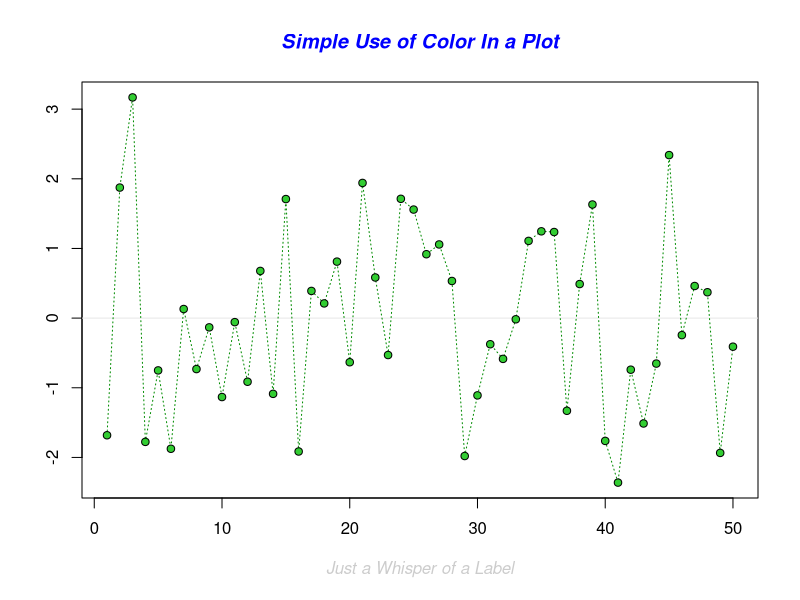
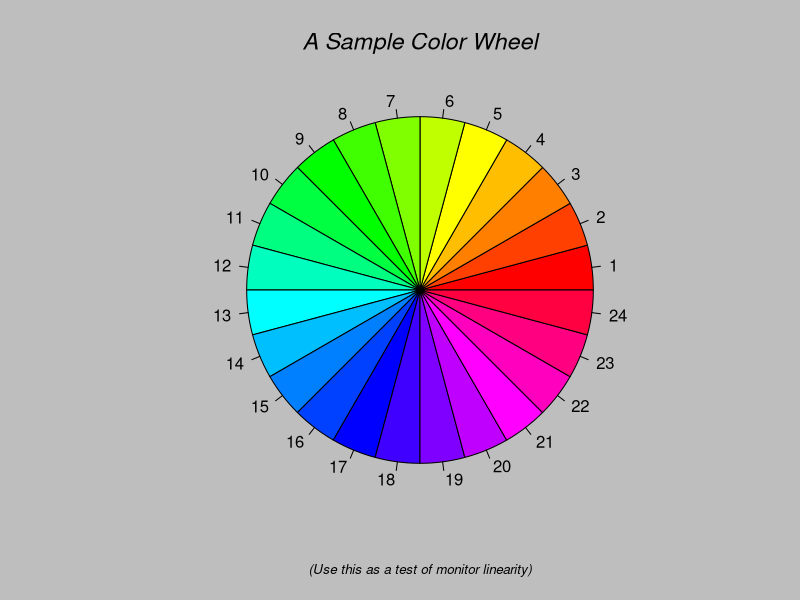
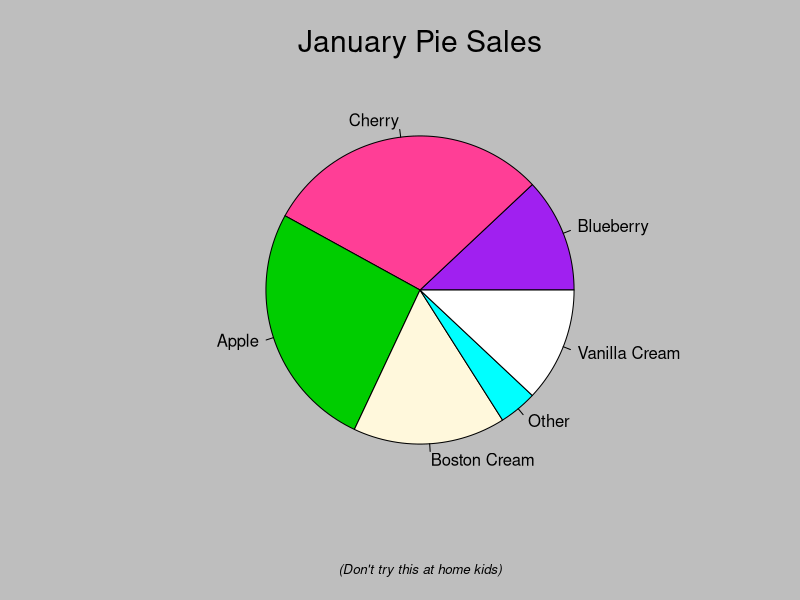
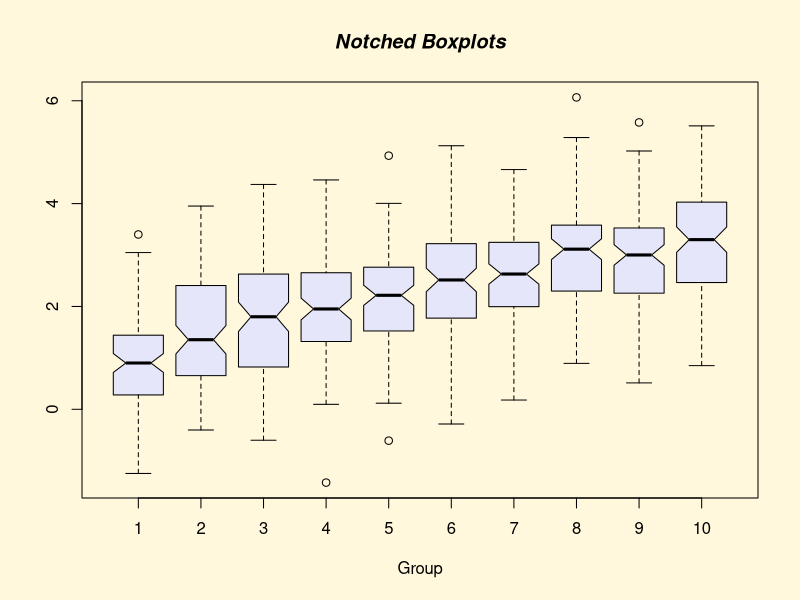
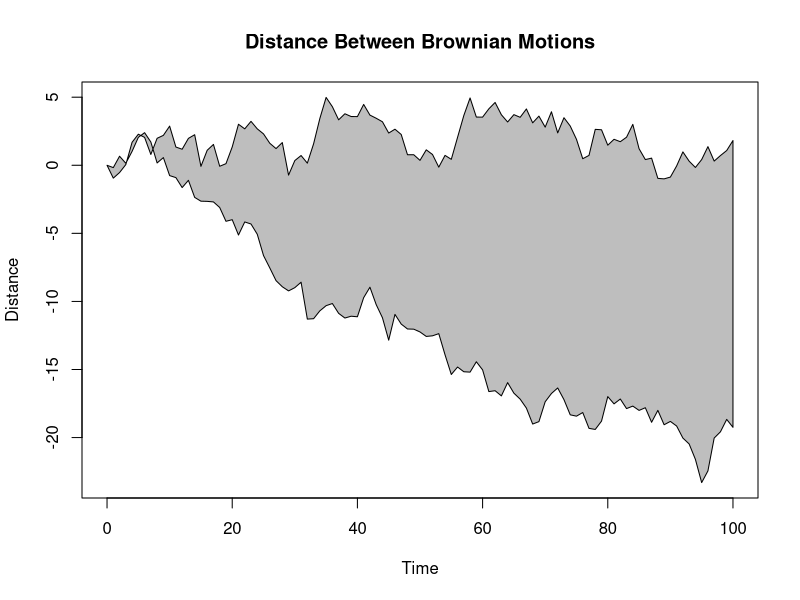
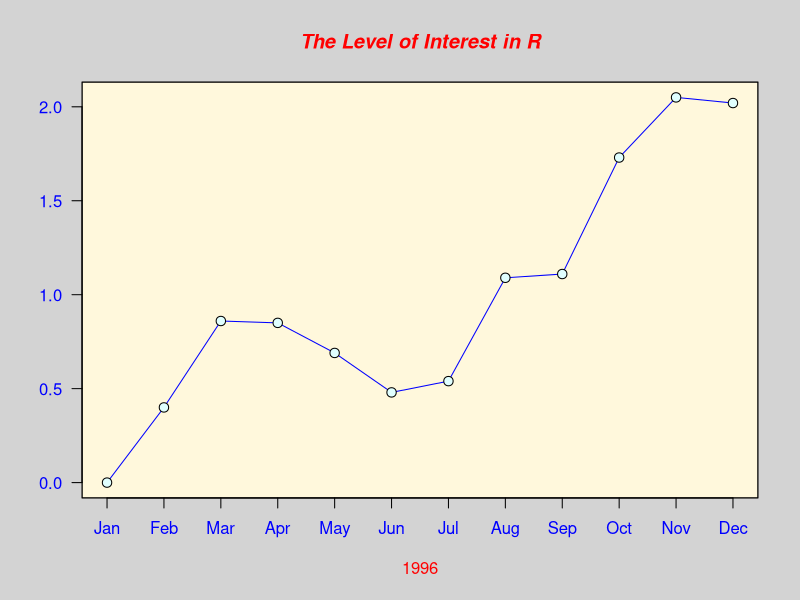
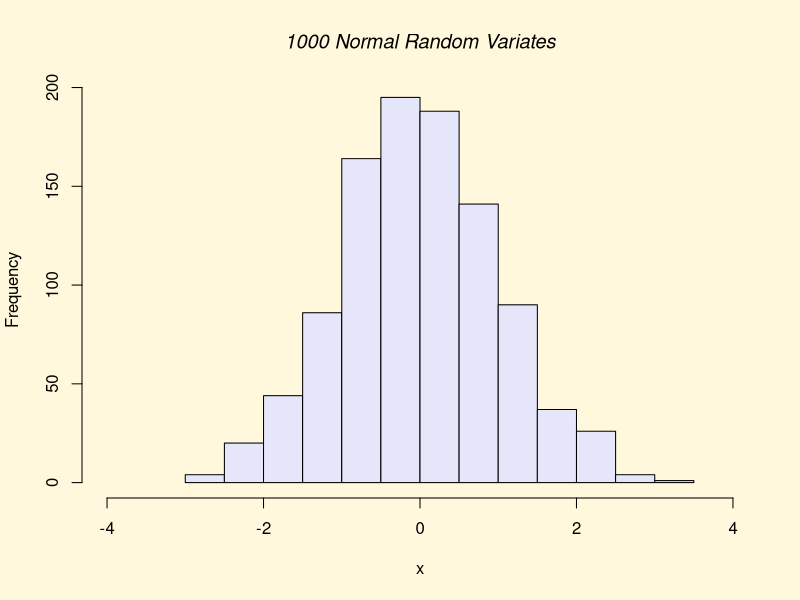
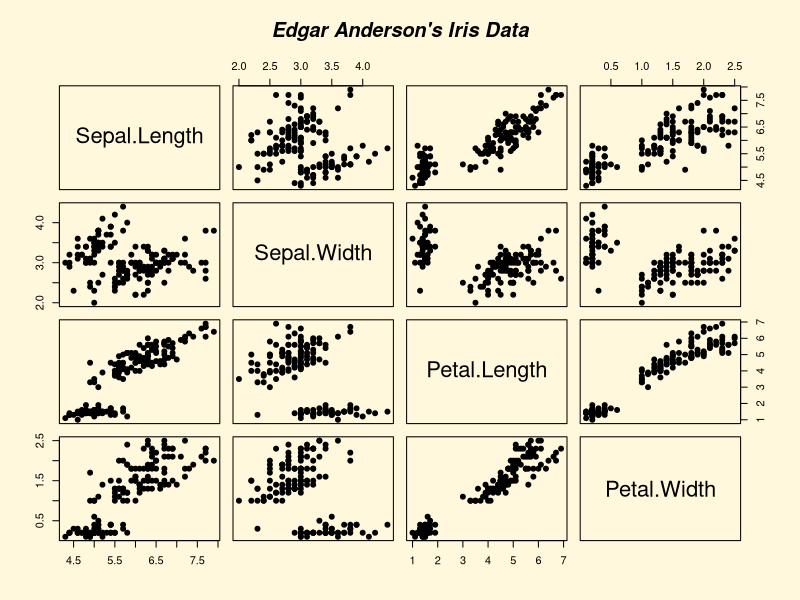

Reproduce these figures in R, in order. (Note: this script raises an error after producing the figures.)
#####################################################
#   INTRODUÇÃO AO PROGRAMA ESTATÍSTICO R - 2019     #
#       Construção de gráficos no ambiente R        #   
#              vanderfsouza@gmail.com               #
#####################################################

# Gráficos utilizando a função plot()
# ?plot # Para informações sobre a função digite ?plot no R
demo(graphics) # Exemplos de gráficos
dev.off() # finalizar os gráficos
rm(list=ls()) # para remover os arquivos armazenados do demo(graphics)

# Criando alguns objetos para os exemplos
(x<-1:10)
(y<-x**3)
(w<-x)
(z<-10/x)

# Plot básico
plot(x,y)	# plota os eixos x e y

# Dimensão dos pontos
plot(x,y,cex=2.5) # o argumento cex altera a tamanho dos pontos 

# Padrão dos pontos - argumento pch
plot(x,y,pch=3)
plot(x,y,pch="%")

# Tipos de gráficos - argumento type
plot(x,y,type="p") #points
plot(x,y,type="l") #lines  
plot(x,y,type="b") #both
plot(x,y,type="o") #overplotted 
plot(x,y,type="s") #stair
plot(x,y,type="h") #histogram 

# Cores dos pontos - argumento col
plot(x,y,pch=3, col=3)
plot(x,y,pch=3, col="red") # verificar paleta de cores no documento Rcolor.pdf

# Exemplos de padrões e cores de pontos
plot(0:20,0:20,pch=0:20,col=0:20, cex=2)

# Adicionando mais informações ao gráfico
plot(x,y)
points(x,rev(y),pch=3)
lines(x,800-y)

# Estilos da linha - argumento lty 
plot(x,y,type="n")
lines(x,y,lty=2) # linhas tracejadas (opções de lty de 1 a 6)

# Espessura da linha - argumento lwd
plot(x,y,type="n")
lines(x,y,lwd=4) # 

# Título e Textos
plot(x,y,xlab="Eixo X",ylab= expression(km^2))
title("Título \n do Gráfico")		# use \n para inserir um parágrafo
text (4,400, "Texto", family="mono")  # Exemplos (de fontes) para family: "serif", "sans" and "mono"

## Editando eixos

y<-c(2,5,9,6,7,8,4,1,3,10)
y2<-c(0.2,0.3,0.4,0.5,0.6,0.7,0.8,0.9,1.0,1.1)

options(OutDec=",") # Transformar o símbolo decimal dos eixos para ","
plot(x,y2)

options(OutDec=".") # Retornar para o padrão do R "."
plot(x,y2)

# Valores do eixo na horizontal e na vertical
plot(x,w,type="b", pch=21,col="red")
plot(x,w,type="b", pch=21,col="red",las=1) # las modifica a posição dos valores nos eixos (horizontal e vertical)  

# Gráfico com mais de um eixo 
plot(x,w,type="b",pch=21,col="red",
     yaxt="n", xlab="", ylab="")	# yaxt remove o eixo y
lines(x,z,type="b",pch=22,col="blue")

# Utilizando a função axis() para editar e incluir eixos
# Criando o eixo da esquerda "2"
axis(2, at=w, labels=x, col.axis="red", las=2)

# Criando o eixo da direita  "4"
axis(4, at=z, labels=round(z,digits=2),	# round é utilizado apenas para arredondar os nº para duas casas após a vírgula 
     col.axis="blue", las=2)

# Utilizando legend() para criar e editar legendas
legend(3,10,				# posição da legenda no gráfico conforme ou eixos ou utilize: "bottom", "left", "right", "center", "top", "topright", "topleft"
       c("Eixo A","Eixo B"),		# os títulos das legendas  
       lty=c(1,1),			# símbolos das legendas (lines)
       lwd=c(1,1),col=c("blue","red"),  # espessura e cor dos símbolos
       ncol=2,				# Nº de colunas da legenda 
       cex=0.5)				# Dimensão da legenda       

###

# Exemplo - Gráfico básico
plot(x,y)

# Exemplo - Gráfico editado
plot(x,y,  	# plota x e y
     xlab="Eixo x",	# nomeia o eixo x
     ylab="Eixo y",	# nomeia o eixo y
     main="Título",	# título 
     xlim=c(0,10),	# limite do eixo x
     ylim=c(0,10),	# limite do eixo y
     col="red",		# cor dos pontos
     pch=22,		# formato dos pontos
     bg="blue",		# cor de preenchimento
     tcl=0.4,		# tamanho dos traços dos eixos
     las=1,		# orientação do texto em y 
     cex=1.5,		# tamanho do ponto
     bty="l")		# altera as bordas	
box()

###########################################################

# Exemplo com o banco de dados "iris" - Gráfico de dispersão

iris     	# Banco de dados interno do R, utilizado como exemplo 
str(iris)	# Estrutura do banco de dados iris

plot(iris$Sepal.Length, iris$Petal.Length, pch=16)

plot(iris$Sepal.Length, iris$Petal.Length, col = iris$Species,pch=16) # cores dos pontos em função das especies
legend("bottomright", legend = levels(iris$Species), col = c(1:3), pch = 16, ncol=3,cex=0.7,box.lty=0)

###########################################################

# Gráfico de Barras - Barplot

medias <- c(18, 10, 27, 25, 30)

barplot(medias)
barplot(medias,
        main="Produtividade Média",
        ylab="kg por parcela",
        xlab="Tratamentos",
        names.arg=c("A", "B", "C", "D", "E"),
        col="darkred",
        horiz=F)

##########################################################

# Gráfico de caixas - Boxplot

iris
summary(iris)

boxplot(iris)
boxplot(iris$Sepal.Length ~ iris$Species, notch = F) #modifique: notch = T

##########################################################

# Histograma

hist(iris$Sepal.Length)
hist(iris$Sepal.Length,
     nc=5,              # Número de classes
     main="Título",     # Título do gráfico
     ylim=c(0,100),     # limites do eixo y
     xlab="Classes",    # Título do x
     ylab="Frequencia", # Título do y
     col=8)             # cor das barras

###########################################################

## Plot de um data.frame
iris
str(iris)

plot(iris$Sepal.Length,iris$Petal.Length) # Exemplo 1
plot(Petal.Length~Sepal.Length,data=iris) # Exemplo 2

## Plot de uma série temporal
AirPassengers
str(AirPassengers)
plot(AirPassengers)

abline(h=mean(AirPassengers),lty=2,col="red")   # plot uma linha na horizontal "h" mean(AirPassengers) calcula a média 
abline(v=1954,lty=1,col="blue")                 # plot uma linha na vertical "v"

### Gráfico de Regressão Linear

plot(iris$Sepal.Length,iris$Petal.Length)	# Plot normal
lines(iris$Sepal.Length,iris$Petal.Length) # lines não plota diretamente uma regressão

reglin<-lm(iris$Petal.Length~iris$Sepal.Length)		# A função lm é utilizada para regressão linear 
reglin			# Apresenta os coeficientes da regressão: intercepto e coeficiente de relação entre comprimento da pétala e comprimento da sépala (ou seja, quanto do comprimento da pétala irá variar para cada variação unitária do comprimento da sépala) 
summary(reglin)		# sumário dos resultados da análise
predict(reglin)		# valores preditos pela regressão para comprimento da Sépala "Sepal.Length" 

plot(iris$Sepal.Length,iris$Petal.Length)
lines(iris$Sepal.Length,predict(reglin),type="l")    # utilizando os valores preditos pela regressão
# ou
plot(iris$Sepal.Length,iris$Petal.Length)
abline(reglin)                                       # reta de regressão ajustada

# Plot Final
plot(iris$Sepal.Length,iris$Petal.Length,col="darkblue",lwd=2,
     main= "Regressão Linear",xlab="Comprimento da Sépala (cm)",ylab="Comprimento da Pétala (cm)",las=1) 
text(5,7,"y=-7.101+1.858x, R2=0.76", col="red")	# Plota o texto dentro da figura
mtext("y=-7.101+1.858x, R2=0.76",family="serif")	    # Plota o texto fora da figura # family corresponde a fonte do texto
abline(reglin)				                # Reta de regressão ajustada

################################################

### Exportar Gráfico

jpeg(filename = "figura_exemplo.jpeg",      # o formato .tiff oferece maior resolução
     width = 2000, height = 2000, units = "px", res = 300)  # Configuração da resolução da figura

plot(iris$Sepal.Length,iris$Petal.Length,col="darkblue",lwd=2,
     main= "Regressão Linear",xlab="Comprimento da Sépala (cm)",ylab="Comprimento da Pétala (cm)",las=1) 
text(5,7,"y=-7.101+1.858x, R2=0.76", col="red")
mtext("y=-7.101+1.858x, R2=0.76",family="serif")
abline(reglin)

dev.off() # finaliza a figura

################################################

### Gerando gráficos múltiplos 
# para plotar mais de um gráfico conjuntamente utilize a função par() e o argumento mfrow.

pdf("figura_graficos_multiplos.pdf") # Cria o arquivo da imagem .pdf

par(mfrow=c(2,2))  #### arranjo dos gráficos = 2 (linhas) x 2 (colunas).

plot(x,y)
hist(medias)
barplot(medias)
boxplot(medias)

dev.off() # finaliza a figura

# par(mfrow=c(1,1)) # para retornar ao padrão de 1 gráfico por janela ou feche a janela gráfica 

# par() # também pode ser utilizada para alterar o tamanho das margens de uma figura
# par(mar=c(5, 4, 4, 8) + 0.1)  # Exemplo: par(mar=c(em baixo,à esquerda,superior,direita))
# par(mar=c(5, 4, 4, 2) + 0.1)	# Dimensão padrão (Default do R)

#################################################################

### Exemplo de pacote gráfico

iris
plot(iris)
#install.packages("psych")
require(psych)
pairs.panels(iris,smooth=F,scale=F,density=F,ellipses=F,method="pearson",pch=20,rug=F,cex.labels = 1.5, font.labels=2, cex.cor=0.5)

###########################################################

# Arquivo de dados para o exercício 

getwd() # verifique onde está "setado" o diretório de trabalho do R
setwd("C:\\...") # digite a localização do seu arquivo de dados no seu computador
dados<-read.table("Dados.txt",header = T) # carregando os dados do arquivo .txt
str(dados) # verificando a estrutura dos dados
plot(dados$Trat,dados$Var1)

###########################################################
# Sugestão de exercício:                                  #
# faça um gráfico múltiplo utilizando o arquivo Dados.txt;#
# utilize diferentes tipos de gráficos a sua escolha;     #
# edite diferentes estilos, eixos, cores, etc..;           #
# exporte a figura como .jpeg ou pdf                      #
###########################################################

## Referências 
#  Peternelli e Mello (2011) Conhecendo o R - Uma visão estatística # 
#  http://www.statmethods.net/graphs/
#  http://www.statmethods.net/advgraphs/parameters.html # (exemplos de pontos, linhas, cores e fontes)
#  http://stackoverflow.com/
#  http://rstudio-pubs-static.s3.amazonaws.com/
#  http://www.cookbook-r.com/Graphs/
